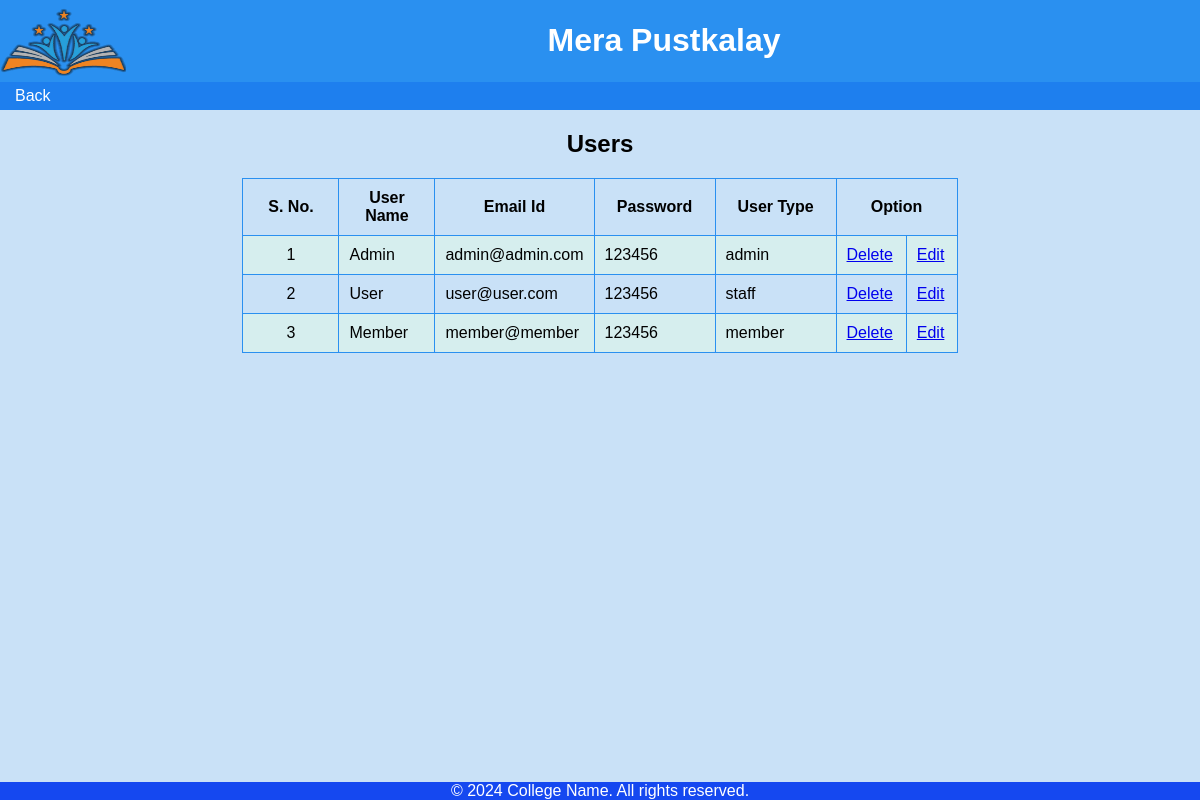
/user, run on the app's committed database.
### firstapp/models.py (models this page shows)
class Users(models.Model):
  id = models.IntegerField(primary_key=True)
  username=models.CharField(max_length=255)
  email_id=models.CharField(max_length=255)
  pass_word=models.CharField(max_length=255)
  l_type=models.CharField(max_length=255,null=True)

### firstapp/views.py (the view)
# urls.py: path('user', views.user, name='user'),
def user(request): # Sign up user Detail For table
  mymembers = Users.objects.all().values()
  template = loader.get_template('user.html')
  context = {
    'mymembers': mymembers,
  }
  return HttpResponse(template.render(context, request))

### firstapp/templates/user.html (shortened to what this page needs)
{% load static %}
<html>
    <link rel="stylesheet" href="{% static 'first.css' %}">
<body>
    <header>
        <img src="{% static 'Logo.png' %}" align="left" width="125" height="80">
        <h1>Mera Pustkalay</h1>
    </header>
    <nav>
        <a href="/home"><label>Back</label></a>
    </nav>
    <main align = "center">
            <h2 align = "center ">Users</h2>
        <div class="book" align = " center">
            <table border="1" align = "center">
                <th style="width:75px">S. No.</th>
                <th style="width:75px">User Name</th>
                <th style="width:100px">Email Id</th>
                <th style="width:100px">Password</th>
                <th style="width:100px">User Type</th>
                <th style="width:100px" colspan="2">Option</th>
            {% for x in mymembers %}
                <tr>
                <td align = "center">{{ x.id }}</td>
                <td>{{ x.username }}</td>
                <td>{{ x.email_id }}</td>
                <td>{{ x.pass_word }}</td>
                <td>{{ x.l_type }}</td>
                <td><a href="u_delete/{{ x.id }}">Delete</a></td>
                <td><a href="u_edit/{{ x.id }}">Edit</a></td>
                </tr>
              {% endfor %}
            </table>
            </div>
            <br>
            </main>
    <footer>
        <marquee>&copy; 2024 College Name. All rights reserved.</marquee>
    </footer>
</body>
</html>

### firstapp/static/first.css (style rules this page uses)
body { font-family: Arial, sans-serif; margin: 0; padding: 0; background-color: #c9e1f7; }
header { background-color: #2a90f0; color: #fff; text-align: center; padding: 1px; }
th, td { border: 1px solid #2a90f0; border-radius: 3px; padding: 10px }
tr:nth-child(even) { background-color: #D6EEEE; }
table { border: 1px solid black; border-collapse: collapse; }
nav { font-family: Arial, sans-serif; background-color: #1e7fee; color: #fff; padding: 5px; }
nav a { font-family: Arial, sans-serif; color: #fff; text-decoration: none; margin: 0 10px; }
footer { background-color: #1548f0; color: #fff; text-align: center; font-family: Arial, sans-serif; position: fixed; bottom: 0; width: 100%; }

### data on the page
Users: id "1", username "Admin", email_id "admin@admin.com", pass_word "123456", l_type "admin"
Users: id "2", username "User", email_id "user@user.com", pass_word "123456", l_type "staff"
Users: id "3", username "Member", email_id "member@member", pass_word "123456", l_type "member"
